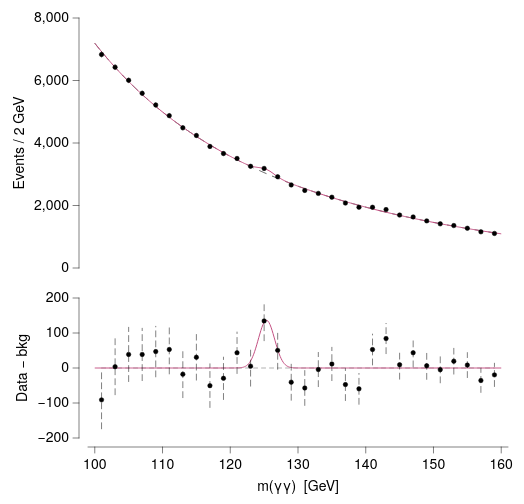

Vega-Lite specification for this chart:
### Vega-Lite specification from a JSON file in a GitHub repository (floating-point values rounded to 4 significant figures; data arrays with more than 128 entries replaced by an {"elided": "..."} marker saying what was removed)
{"background": null, "config": {"arc": {"fill": "#DBDBDB", "fillOpacity": 1.0, "innerRadius": 25.0, "padAngle": 0.03, "stroke": "black", "strokeOpacity": 1, "strokeWidth": 0.25}, "area": {"fill": "#DBDBDB", "fillOpacity": 1.0, "stroke": "black", "strokeOpacity": 1, "strokeWidth": 0.25}, "axis": {"domain": true, "domainCap": "round", "domainColor": "black", "domainWidth": 0.25, "grid": false, "gridCap": "round", "gridColor": "#F1F1F1", "gridDash": [0, 0], "gridOpacity": 1.0, "gridWidth": 0.25, "labelColor": "black", "labelFont": "Helvetica Neue, HelveticaNeue, Helvetica, Arial, sans-serif", "labelFontSize": 7, "labelFontStyle": "normal", "labelFontWeight": 400, "offset": 4.5, "ticks": true, "tickCap": "round", "tickColor": "black", "tickRound": false, "tickSize": 3, "tickWidth": 0.25, "titleColor": "black", "titleFont": "Helvetica Neue, HelveticaNeue, Helvetica, Arial, sans-serif", "titleFontSize": 7, "titleFontStyle": "normal", "titleFontWeight": 400}, "axisX": {"domain": true, "labelAlign": "center", "labelAngle": 0, "labels": true, "ticks": true, "translate": 0}, "axisY": {"domain": true, "labelAlign": "right", "labelAngle": 0, "labels": true, "ticks": true, "translate": 0}, "axisRight": {"domain": true, "labelAlign": "left", "labelAngle": 0, "labels": true, "ticks": true, "translate": 0}, "axisTop": {"domain": true, "labelAlign": "center", "labelAngle": 0, "labels": true, "ticks": true, "translate": 0}, "axisBand": {"tickOffset": 0}, "bar": {"fill": "#DBDBDB", "fillOpacity": 1.0, "stroke": "black", "strokeOpacity": 1, "strokeWidth": 0.25}, "boxplot": {"size": 9.0, "ticks": {"cornerRadius": 0.25, "fill": "black", "opacity": 1, "size": 4.5, "thickness": 0.25}, "box": {"fillOpacity": 1.0, "stroke": "black", "strokeOpacity": 1, "strokeWidth": 0.25}, "median": {"cornerRadius": 0, "fill": "black", "fillOpacity": 1.0, "opacity": 1, "size": 9.0, "thickness": 0.25}, "rule": {"fill": "black", "fillOpacity": 1.0, "size": 10.0, "stroke": "black", "strokeDash": [0, 0], "strokeOpacity": 1, "strokeWidth": 0.25}, "outliers": {"color": "black", "fill": "black", "fillOpacity": 1.0, "size": 0, "stroke": "black", "strokeOpacity": 1, "strokeWidth": 0.25}}, "circle": {"fill": "black", "fillOpacity": 1.0, "size": 1.25, "stroke": null, "strokeOpacity": 1, "strokeWidth": 0.25}, "errorband": {"band": {"fillOpacity": 0.6, "stroke": null, "strokeWidth": 0.25, "strokeOpacity": 1}, "borders": {"opacity": 0, "strokeOpacity": 0.25, "strokeWidth": 1}}, "errorbar": {"opacity": 1, "rule": {"strokeDash": [0, 0], "strokeWidth": 0.25}, "ticks": {"color": "black", "cornerRadius": 0.125, "opacity": 1, "size": 6.0, "thickness": 0.25}, "thickness": 0.25}, "font": "Helvetica Neue, HelveticaNeue, Helvetica, Arial, sans-serif", "geoshape": {"fill": "#DBDBDB", "fillOpacity": 1.0, "stroke": "black", "strokeOpacity": 1, "strokeWidth": 0.25}, "header": {"labelColor": "black", "labelFont": "Helvetica Neue, HelveticaNeue, Helvetica, Arial, sans-serif", "labelFontSize": 7, "labelFontStyle": "normal", "labelFontWeight": 400, "titleColor": "black", "titleFont": "Helvetica Neue, HelveticaNeue, Helvetica, Arial, sans-serif", "titleFontSize": 7, "titleFontStyle": "normal", "titleFontWeight": 400, "titlePadding": 0}, "legend": {"disable": false, "offset": 4.5, "titlePadding": 4, "labelOffset": 2, "gradientLabelOffset": 2, "gradientLength": 50.0, "gradientThickness": 5.0, "gradientOpacity": 1.0, "gradientStrokeColor": "black", "gradientStrokeWidth": 0.25, "labelColor": "black", "labelFont": "Helvetica Neue, HelveticaNeue, Helvetica, Arial, sans-serif", "labelFontSize": 7, "labelFontStyle": "normal", "labelFontWeight": 400, "strokeColor": "black", "strokeWidth": 0, "symbolSize": 42, "symbolStrokeColor": "black", "symbolStrokeWidth": 0.25, "titleColor": "black", "titleFont": "Helvetica Neue, HelveticaNeue, Helvetica, Arial, sans-serif", "titleFontSize": 7, "titleFontStyle": "normal", "titleFontWeight": 400}, "line": {"color": "black", "stroke": "black", "strokeCap": "butt", "strokeDash": [0, 0], "strokeOpacity": 1, "strokeWidth": 0.5}, "point": {"filled": true, "fill": "#DBDBDB", "fillOpacity": 1.0, "size": 5.0, "stroke": "black", "strokeOpacity": 1, "strokeWidth": 0.25}, "range": {"category": ["#5CA7B1", "#B7D0EE", "#B7B3E4", "#B3DAB5", "#F5E1B3", "#3D727B", "#809DC7", "#867DAC", "#80A988", "#CBB17A", "#204148", "#546B94", "#584C77", "#507B5F", "#9D824D"], "diverging": {"scheme": ["#6F572A", "#876E43", "#9E875F", "#B5A17F", "#CABBA2", "#DCD6CC", "#F4F1E9", "#C9D7DA", "#9DBFC6", "#78A5AF", "#558B96", "#36717C", "#1A5762"]}, "heatmap": {"scheme": ["#32022B", "#43044D", "#4C196E", "#4D338C", "#484DA6", "#3A68BB", "#1D83CA", "#1D9CCB", "#23B5C9", "#28CDC5", "#4DE0B4", "#91EE9F"]}, "ordinal": {"scheme": ["#F1F1F1", "#DBDBDB", "#C6C6C6", "#B2B2B2", "#9D9D9D", "#898989", "#767676", "#636363", "#515151", "#404040", "#2F2F2F", "#1F1F1F"]}, "ramp": {"scheme": ["#32022B", "#43044D", "#4C196E", "#4D338C", "#484DA6", "#3A68BB", "#1D83CA", "#1D9CCB", "#23B5C9", "#28CDC5", "#4DE0B4", "#91EE9F"]}}, "rule": {"color": "black", "stroke": "black", "strokeCap": "round", "strokeDash": [2, 2], "strokeOpacity": 1, "strokeWidth": 0.25}, "scale": {"bandPaddingInner": 0.1, "bandPaddingOuter": 0.1, "round": false}, "rect": {"fill": "#DBDBDB", "fillOpacity": 1.0, "stroke": "black", "strokeOpacity": 1, "strokeWidth": 0.25}, "square": {"fill": "#DBDBDB", "fillOpacity": 1.0, "size": 10.0, "stroke": "black", "strokeOpacity": 1, "strokeWidth": 0.25}, "text": {"color": "black", "font": "Helvetica Neue, HelveticaNeue, Helvetica, Arial, sans-serif", "fontSize": 7, "fontStyle": "normal", "fontWeight": 400}, "tick": {"color": "black", "cornerRadius": 0.125, "opacity": 1.0, "size": 9.0, "thickness": 0.25}, "title": {"anchor": "middle", "frame": "group", "color": "black", "font": "Helvetica Neue, HelveticaNeue, Helvetica, Arial, sans-serif", "fontSize": 7, "fontStyle": "normal", "fontWeight": 400, "subtitleColor": "black", "subtitleFont": "Helvetica Neue, HelveticaNeue, Helvetica, Arial, sans-serif", "subtitleFontSize": "Helvetica Neue, HelveticaNeue, Helvetica, Arial, sans-serif", "subtitleFontStyle": "normal", "subtitleFontWeight": 400}, "trail": {"color": "black", "opacity": 1, "size": 0.5}, "view": {"continuousWidth": 100, "continuousHeight": 100, "discreteWidth": 100, "discreteHeight": 100, "fill": null, "stroke": null, "strokeWidth": 0.25}}, "vconcat": [{"layer": [{"mark": {"type": "line", "color": "#636363", "strokeDash": [4, 3]}, "encoding": {"x": {"axis": {"domain": false, "labels": false, "ticks": false, "title": null}, "field": "mass", "scale": {"domain": [99.0, 161.0], "nice": false}, "type": "quantitative"}, "y": {"field": "bo", "type": "quantitative"}}}, {"mark": {"type": "line", "color": "#C35082"}, "encoding": {"x": {"axis": {"domain": false, "labels": false, "ticks": false, "title": null}, "field": "mass", "scale": {"domain": [99.0, 161.0], "nice": false}, "type": "quantitative"}, "y": {"field": "sb", "type": "quantitative"}}}, {"data": {"name": "data-45b9d2a215d79e3c905a503ec1b8b7f6"}, "mark": {"type": "errorbar", "rule": {"strokeDash": [3, 2]}, "ticks": false}, "encoding": {"x": {"axis": {"domain": false, "labels": false, "ticks": false, "title": null}, "field": "mass", "scale": {"domain": [99.0, 161.0], "nice": false}, "type": "quantitative"}, "y": {"field": "lo", "title": "Events / 2 GeV", "type": "quantitative"}, "y2": {"field": "hi"}}}, {"data": {"name": "data-45b9d2a215d79e3c905a503ec1b8b7f6"}, "mark": {"type": "point", "color": "black", "filled": true}, "encoding": {"x": {"axis": {"domain": false, "labels": false, "ticks": false, "title": null}, "field": "mass", "scale": {"domain": [99.0, 161.0], "nice": false}, "type": "quantitative"}, "y": {"field": "count", "type": "quantitative"}}}], "data": {"name": "data-4dbf9cc5069fbf3594267d9cee8c050d"}, "height": 125, "width": 210}, {"layer": [{"data": {"name": "data-8544ddf1086526461f2c95f8ed532433"}, "mark": {"type": "rule", "color": "#636363"}, "encoding": {"x": {"field": "mass", "scale": {"domain": [99.0, 161.0], "nice": false}, "type": "quantitative"}, "x2": {"field": "mass2"}, "y": {"axis": {"values": [-200, -100, 0, 100, 200]}, "field": "y", "scale": {"domain": [-200, 200], "nice": false}, "title": "Data − bkg", "type": "quantitative"}}}, {"data": {"name": "data-4dbf9cc5069fbf3594267d9cee8c050d"}, "mark": {"type": "line", "color": "#C35082"}, "encoding": {"x": {"field": "mass", "scale": {"domain": [99.0, 161.0], "nice": false}, "type": "quantitative"}, "y": {"axis": {"values": [-200, -100, 0, 100, 200]}, "field": "sig", "scale": {"domain": [-200, 200], "nice": false}, "title": "Data − bkg", "type": "quantitative"}}}, {"data": {"name": "data-45b9d2a215d79e3c905a503ec1b8b7f6"}, "mark": {"type": "errorbar", "rule": {"strokeDash": [3, 2]}, "ticks": false}, "encoding": {"x": {"field": "mass", "scale": {"domain": [99.0, 161.0], "nice": false}, "title": "m(γγ)  [GeV]", "type": "quantitative"}, "y": {"axis": {"values": [-200, -100, 0, 100, 200]}, "field": "rlo", "scale": {"domain": [-200, 200], "nice": false}, "title": "Data − bkg", "type": "quantitative"}, "y2": {"field": "rhi"}}}, {"data": {"name": "data-45b9d2a215d79e3c905a503ec1b8b7f6"}, "mark": {"type": "point", "color": "black", "filled": true}, "encoding": {"x": {"field": "mass", "scale": {"domain": [99.0, 161.0], "nice": false}, "title": "m(γγ)  [GeV]", "type": "quantitative"}, "y": {"axis": {"values": [-200, -100, 0, 100, 200]}, "field": "resid", "scale": {"domain": [-200, 200], "nice": false}, "title": "Data − bkg", "type": "quantitative"}}}], "height": 70, "width": 210}], "resolve": {"scale": {"x": "shared"}}, "spacing": 6, "$schema": "https://vega.github.io/schema/vega-lite/v6.4.1.json", "datasets": {"data-4dbf9cc5069fbf3594267d9cee8c050d": {"elided": "400 records"}, "data-45b9d2a215d79e3c905a503ec1b8b7f6": [{"mass": 101.0, "count": 6833.0, "lo": 6750.0, "hi": 6916.0, "resid": -91.04, "rlo": -173.7, "rhi": -8.378}, {"mass": 103.0, "count": 6427.0, "lo": 6347.0, "hi": 6507.0, "resid": 3.778, "rlo": -76.39, "rhi": 83.95}, {"mass": 105.0, "count": 6006.0, "lo": 5929.0, "hi": 6083.0, "resid": 38.77, "rlo": -38.72, "rhi": 116.3}, {"mass": 107.0, "count": 5590.0, "lo": 5515.0, "hi": 5665.0, "resid": 38.74, "rlo": -36.02, "rhi": 113.5}, {"mass": 109.0, "count": 5218.0, "lo": 5146.0, "hi": 5290.0, "resid": 46.9, "rlo": -25.34, "rhi": 119.1}, {"mass": 111.0, "count": 4876.0, "lo": 4806.0, "hi": 4946.0, "resid": 52.96, "rlo": -16.87, "rhi": 122.8}, {"mass": 113.0, "count": 4486.0, "lo": 4419.0, "hi": 4553.0, "resid": -17.79, "rlo": -84.77, "rhi": 49.19}, {"mass": 115.0, "count": 4241.0, "lo": 4176.0, "hi": 4306.0, "resid": 30.56, "rlo": -34.57, "rhi": 95.68}, {"mass": 117.0, "count": 3890.0, "lo": 3828.0, "hi": 3952.0, "resid": -50.43, "rlo": -112.8, "rhi": 11.94}, {"mass": 119.0, "count": 3662.0, "lo": 3601.0, "hi": 3723.0, "resid": -29.46, "rlo": -89.97, "rhi": 31.06}, {"mass": 121.0, "count": 3505.0, "lo": 3446.0, "hi": 3564.0, "resid": 43.49, "rlo": -15.71, "rhi": 102.7}, {"mass": 123.0, "count": 3254.0, "lo": 3197.0, "hi": 3311.0, "resid": 5.235, "rlo": -51.81, "rhi": 62.28}, {"mass": 125.0, "count": 3186.0, "lo": 3130.0, "hi": 3242.0, "resid": 134.4, "rlo": 77.94, "rhi": 190.8}, {"mass": 127.0, "count": 2919.0, "lo": 2865.0, "hi": 2973.0, "resid": 50.37, "rlo": -3.659, "rhi": 104.4}, {"mass": 129.0, "count": 2658.0, "lo": 2606.0, "hi": 2710.0, "resid": -40.51, "rlo": -92.07, "rhi": 11.04}, {"mass": 131.0, "count": 2483.0, "lo": 2433.0, "hi": 2533.0, "resid": -57.12, "rlo": -106.9, "rhi": -7.287}, {"mass": 133.0, "count": 2388.0, "lo": 2339.0, "hi": 2437.0, "resid": -4.406, "rlo": -53.27, "rhi": 44.46}, {"mass": 135.0, "count": 2266.0, "lo": 2218.0, "hi": 2314.0, "resid": 11.55, "rlo": -36.06, "rhi": 59.15}, {"mass": 137.0, "count": 2078.0, "lo": 2032.0, "hi": 2124.0, "resid": -47.43, "rlo": -93.02, "rhi": -1.845}, {"mass": 139.0, "count": 1945.0, "lo": 1901.0, "hi": 1989.0, "resid": -59.58, "rlo": -103.7, "rhi": -15.48}, {"mass": 141.0, "count": 1944.0, "lo": 1900.0, "hi": 1988.0, "resid": 52.76, "rlo": 8.667, "rhi": 96.85}, {"mass": 143.0, "count": 1869.0, "lo": 1826.0, "hi": 1912.0, "resid": 84.2, "rlo": 40.97, "rhi": 127.4}, {"mass": 145.0, "count": 1694.0, "lo": 1653.0, "hi": 1735.0, "resid": 9.302, "rlo": -31.86, "rhi": 50.46}, {"mass": 147.0, "count": 1634.0, "lo": 1594.0, "hi": 1674.0, "resid": 43.55, "rlo": 3.125, "rhi": 83.97}, {"mass": 149.0, "count": 1508.0, "lo": 1469.0, "hi": 1547.0, "resid": 6.388, "rlo": -32.45, "rhi": 45.22}, {"mass": 151.0, "count": 1413.0, "lo": 1375.0, "hi": 1451.0, "resid": -4.773, "rlo": -42.36, "rhi": 32.82}, {"mass": 153.0, "count": 1358.0, "lo": 1321.0, "hi": 1395.0, "resid": 19.43, "rlo": -17.42, "rhi": 56.28}, {"mass": 155.0, "count": 1272.0, "lo": 1236.0, "hi": 1308.0, "resid": 8.331, "rlo": -27.33, "rhi": 44.0}, {"mass": 157.0, "count": 1157.0, "lo": 1123.0, "hi": 1191.0, "resid": -35.77, "rlo": -69.79, "rhi": -1.757}, {"mass": 159.0, "count": 1106.0, "lo": 1073.0, "hi": 1139.0, "resid": -19.61, "rlo": -52.86, "rhi": 13.65}], "data-8544ddf1086526461f2c95f8ed532433": [{"y": 0.0, "mass": 101.0, "mass2": 159.0}]}}
